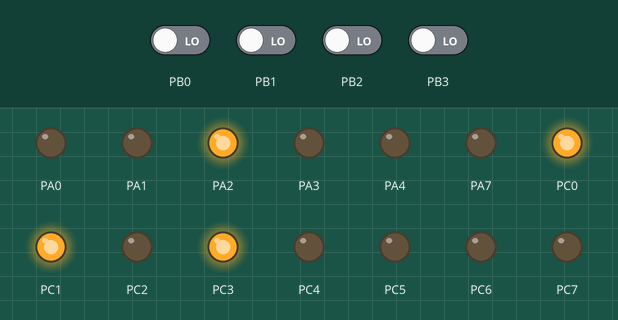
Recording of a program running on a simulated ATmega32, built with avr-gcc and emulated at 1 MHz. Shown: output pins drawn as LEDs (lit = HIGH). The test bench sets the inputs (shaded band); at power-on: PB0–3 LOW.

Above: at 1.2 s.
1.3 s: PB0 driven HIGH
At 2.1 s:
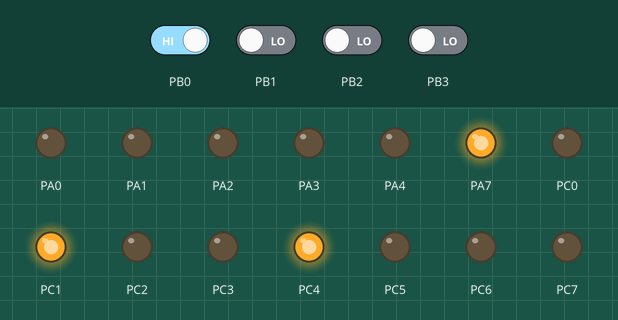
2.8 s: PB1 driven HIGH
At 3.1 s:
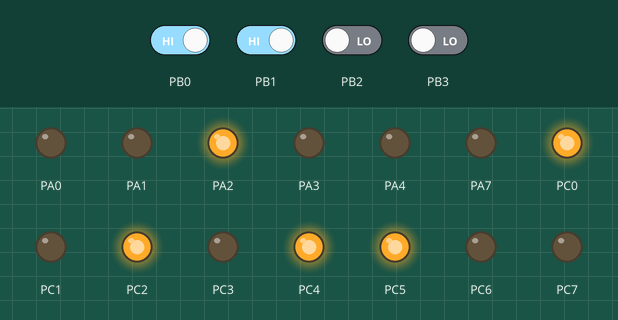
4.3 s: PB2 driven HIGH
At 5.4 s:
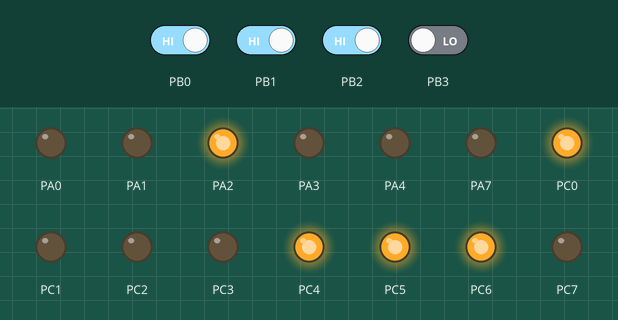
5.8 s: PB3 driven HIGH
At 6.5 s:
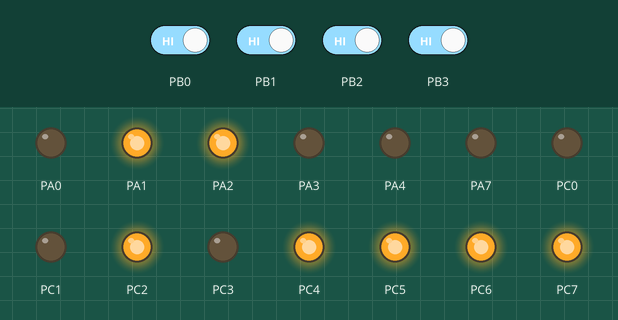
7.3 s: PB0 driven LOW
At 8.0 s:
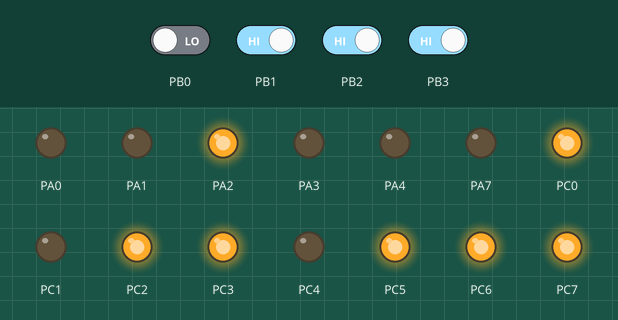
8.8 s: PB1 driven LOW
At 9.1 s:
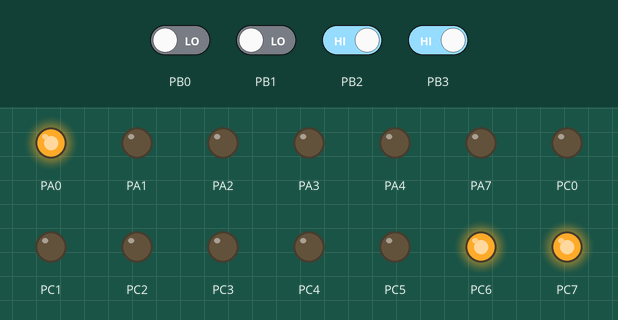
Timing chart, 0 to 11.3 s (numbered marks = the images above; inputs shaded):
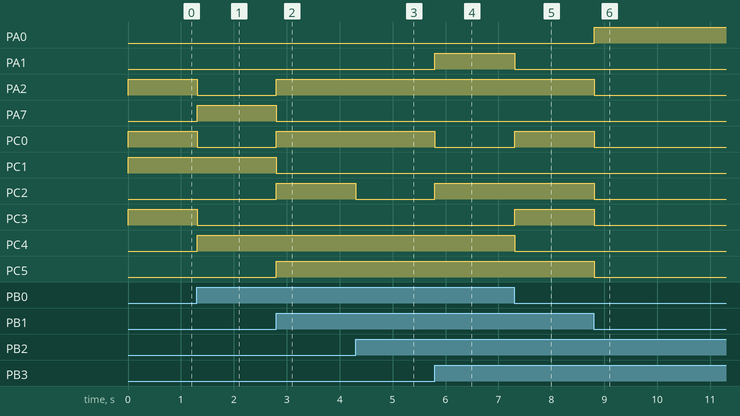

The program:

main.c
```c
#define F_CPU 1000000
#include <util/delay.h>
#include <avr/io.h>

// generated based on our provided serial
// like 1 is sw and .....


#define add 0x04
#define addi 0x07
#define sub 0x0D
#define subi 0x08
#define and 0x06
#define andi 0x0B
#define or 0x0F
#define ori 0x03
#define sll 0x00
#define srl 0x0E
#define nor 0x05
#define lw 0x0A
#define sw 0x09
#define beq 0x02
#define bneq 0x01
#define j 0x0C


// defining our operations for producing ALUOP and selectors for each and every mux . ALUOP is not needed actually . This part is done in our circuit

unsigned char memArr[32];
int controlMem[16] = {0xb04,0x280,
	0x240,0x504,
	0x006,0x806,
	0x606,0x104,
	0x304,0x110,
	0x12c,0x704,
	0x001,0x206,
0xd04,0x406};

int main(void)
{
	// To use PC2,3,4,5 pins for general I/O operations, JTAG must be disabled.(Enable JTD twice)
	MCUCSR |= (1<<JTD);
	MCUCSR |= (1<<JTD);


	DDRA=0xFF; //output
	DDRB=0X00; //input
	DDRD=0X00; //input
	DDRC=0XFF; //output

	//DDRA=0X00; // ShowAddr A0 to A4; A5-> showaddrflag

	// opc BL
	// mRrWrDj AL
	// bNbEm2RmW AH
	// aluOPaluSRC CL


	PORTA = 0b11111111; // jump to bneq
	PORTB = 0b00000000;
	PORTD = 0b00000000;
	PORTC = 0b11111111; // alusrc and aluop


	while (1)
	{
		unsigned int operation = PINB & 0b00001111;
		// taking input opcode and configuring it to lower 4 bits

		int ctrlOUT1 = controlMem[operation]%256;
		// in ctrlOUT1 is 32 bit. so it has total 12 bits that we need from lower side

		PORTA = ctrlOUT1 & 0b11111111;
		// getting lower 8 bits (jump(LSB) to bneq(MSB))

		ctrlOUT1 = controlMem[operation]/256;
		//discard the lower 8 bits so we getting ALUsrc(LSB) and ALUOP (reversed)

		PORTC = (ctrlOUT1 & 0b00001111)|( (operation<<4) & 0b11110000);
		//port C lower 4 bits getting the direct ctrlOUT1 higher 4 bits are opcode

		// combining PORTA and PORTC = control unit

		_delay_ms(10);
	}
}
//Control
```

Measured:
- after the input at 1.3 s, PA2, PC0, PC3: HIGH → LOW at once; PA7, PC4: LOW → HIGH at once
- after the input at 2.8 s, PA2, PC0, PC2, PC5: LOW → HIGH at once; PA7, PC1: HIGH → LOW at once
- after the input at 4.3 s, PC2: HIGH → LOW at once; PC6: LOW → HIGH at once
- after the input at 5.8 s, PA1, PC2, PC7: LOW → HIGH at once; PC0: HIGH → LOW at once
- after the input at 7.3 s, PA1, PC4: HIGH → LOW at once; PC0, PC3: LOW → HIGH at once
- after the input at 8.8 s, PA0: LOW → HIGH at once; PA2, PC0, PC2, PC3, PC5: HIGH → LOW at once
